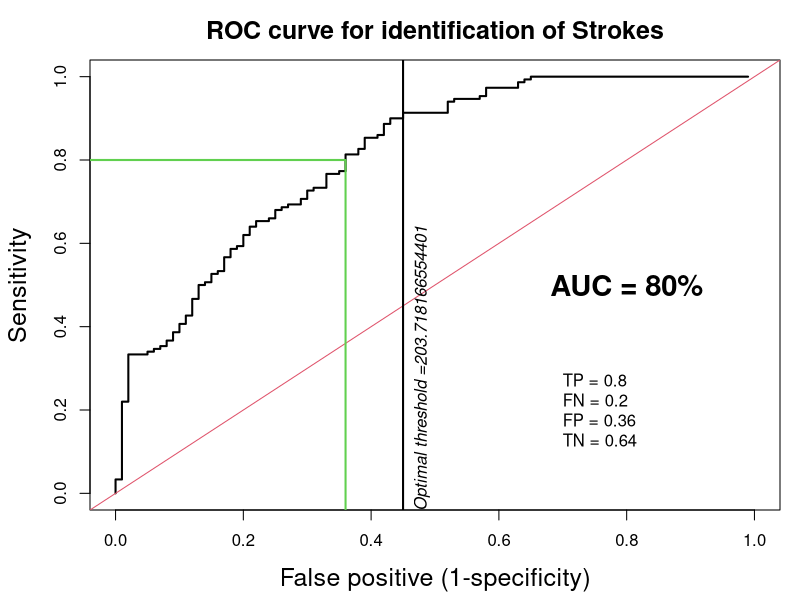
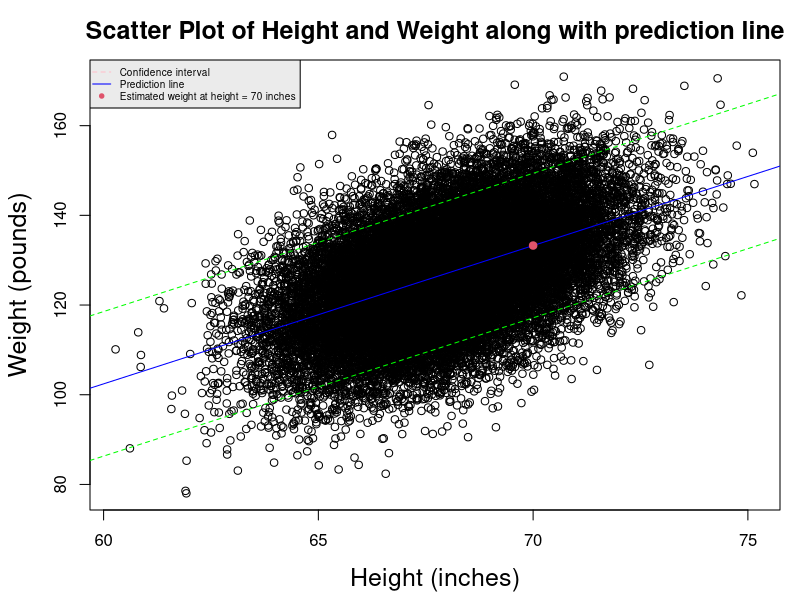
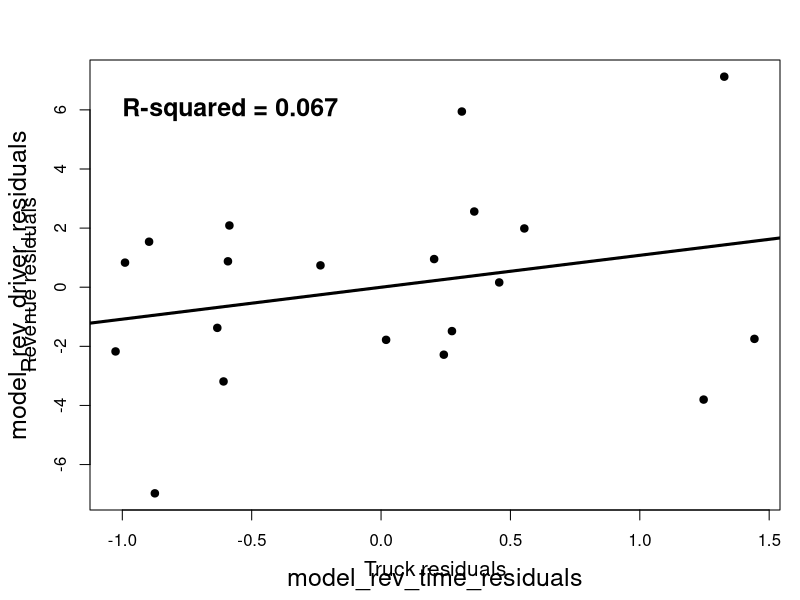
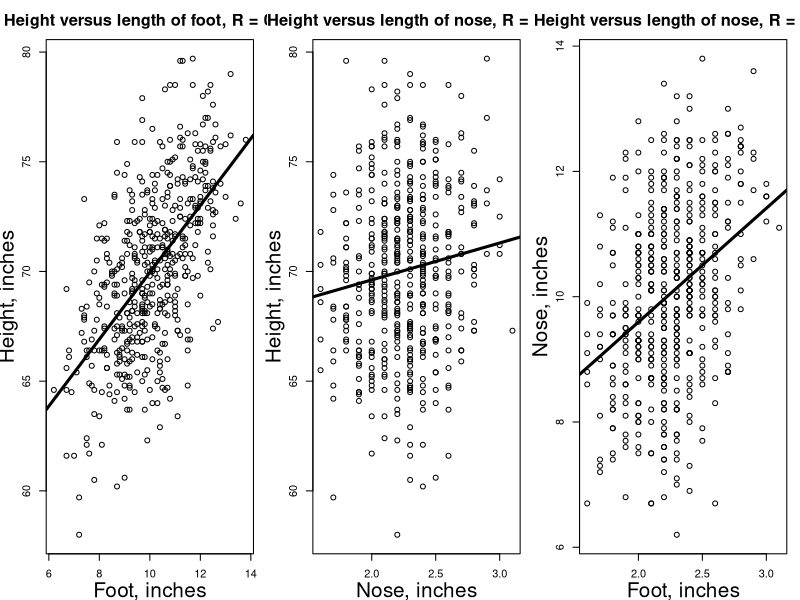
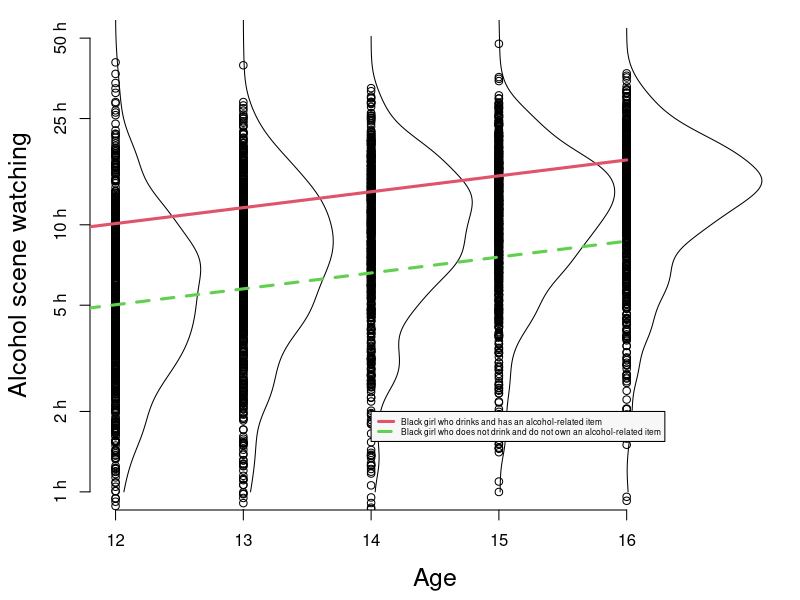

These charts were generated, in order, by the following R code:
## ---- chunk 1
knitr::opts_chunk$set(echo = TRUE)
## ---- chunk 2
# plot binormal ROC
# do log-transformation, show the actual value at the optimal value on the plot
# import data and set-up

n=100
X=exp(rnorm(n,mean=1,sd=.1))*75
Y=exp(rnorm(1.5*n,mean=.9,sd=.08))*75
nY=rep(0,1.5*n)
nX = rep(1, n)

X_data = data.frame(cbind(nX, X))
names(X_data) = c('n', 'val')
Y_data = data.frame(cbind(nY, Y))
names(Y_data) = c('n', 'val')

data <- rbind(X_data, Y_data)
a = data$n
b = data$val

par(mfrow = c(1, 1), mar = c(4.5, 4.5, 3, 1), cex.main = 1.5, cex.lab = 1.5)
n = length(a)
ind = rep(0, n)
ind[a == 0] = 1
XY = data$val
ind = ind[order(XY)]
XY = XY[order(XY)]
sens = comp.spec = rep(0, n)
AUC = 0

for (i in 1:n) {
sens[i] = sum(XY < XY[i] & ind == 1)/sum(ind == 1)
comp.spec[i] = sum(XY < XY[i] & ind == 0)/sum(ind == 0)
if (i > 1)
AUC = AUC + sens[i] * (comp.spec[i] - comp.spec[i - 1])
}
plot(comp.spec, sens, type = "s", xlim = c(0, 1), ylim = c(0, 1), xlab = "False positive (1-specificity)",
ylab = "Sensitivity", lwd = 2, main = "ROC curve for identification of Strokes")
segments(-1, -1, 2, 2, col = 2)
text(0.8, 0.5, paste("AUC = ", round(AUC * 100), "%", sep = ""), cex = 1.75,
font = 2)
a = abs(sens - 0.8)

c.8 = mean(comp.spec[a == min(a)])
lines(x = c(-1, c.8, c.8), y = c(0.8, 0.8, -2), col = 3, lwd = 2)
text(0.7, 0.2, paste("TP =", 0.8, "\nFN =", 1 - 0.8, "\nFP =", round(c.8, 2), "\nTN =", 1 - round(c.8, 2)), cex = 1, adj = 0)
th.8 = 10**mean(XY[a == min(a)])
print(paste("FP.8=", c.8, " Th.8=", th.8, "thousand dollars"))
tot.cost = rep(NA, n)
for (i in 1:n) {
sens[i] = sum(XY < XY[i] & ind == 1)/sum(ind == 1)
comp.spec[i] = sum(XY < XY[i] & ind == 0)/sum(ind == 0)
tot.cost[i] = 50 * (1 - sens[i]) + 25 * comp.spec[i]
}
iopt = which(tot.cost == min(tot.cost))
opt.inc = XY[iopt]
print(paste("Optimal threshold =", opt.inc))
segments(comp.spec[iopt], -1, comp.spec[iopt], 2, lwd = 2)
text(comp.spec[iopt] + 0.03, 0.3, paste("Optimal threshold =", opt.inc, "",
sep = ""), srt = 90, cex = 1, font = 3)
## ---- chunk 3
# import data
hw_data <- read.csv('HeightWeight.csv')
head(hw_data)

# in this case, Y = weight, X = height, with x = 70 inches
cond_mean <- function(y, X, x) {
  mean_X = mean(X)
  std_X = sqrt(var(X))
  mean_y = mean(y)
  std_y = sqrt(var(y))
  corr_coef = cor(y, X)
  return (mean_y + corr_coef*(std_y/std_X)*(x-mean_X))
}

estimated_weight = cond_mean(hw_data$Weight.Pounds., hw_data$Height.Inches., 70)
estimated_weight_1above = cond_mean(hw_data$Weight.Pounds., hw_data$Height.Inches., 71)
slope=(estimated_weight_1above-estimated_weight)/1
estimated_inter = cond_mean(hw_data$Weight.Pounds., hw_data$Height.Inches., 0)
RO=cor(hw_data$Weight.Pounds., hw_data$Height.Inches.)
a<-sqrt((1-RO)*(sd(hw_data$Weight.Pounds.)^2))
b<-a*1.96
upper<-(estimated_inter+b)
lower<-(estimated_inter-b)

paste('Estimated weight of Korean individual with height of 70 inches is', round(estimated_weight, 3), 'pounds.')

plot(hw_data$Height.Inches., hw_data$Weight.Pounds.,
     xlab = 'Height (inches)',
     ylab = 'Weight (pounds)',
     main = 'Scatter Plot of Height and Weight along with prediction line')

# linear prediction line
abline(estimated_inter,slope, col = "blue")

# confidence interval
abline(upper,slope, col = "green", lty=2)
abline(lower,slope, col = "green", lty=2)
points(70, estimated_weight, pch=19, col=2)
legend('topleft', 
       c('Confidence interval', 'Prediction line', 
         'Estimated weight at height = 70 inches'),
       bg='gray92',
       lty=c(2, 1, NA),
       pch=c(NA, NA, 19),
       col=c('pink', 'blue', 2),
       cex=0.6
       )
## ---- chunk 4
# import data
truck_data <- read.csv('truckR.data.csv')
truck_data$driver_id = 1:nrow(truck_data)
head(truck_data)

# linear regression on revenue given time
model_rev_time_residuals = lm(truc.dr ~ driver_id,data=truck_data)$residuals
# linear regression on revenue given number of truck drivers
model_rev_driver_residuals = lm(revenue ~ driver_id,data=truck_data)$residuals

plot(model_rev_time_residuals, model_rev_driver_residuals, cex=1, pch=19)
abline(lsfit(x=model_rev_time_residuals,y=model_rev_driver_residuals),lwd=3)
mtext(side=1,"Truck residuals",cex=1.25,line=2.5)
mtext(side=2,"Revenue residuals",cex=1.25,line=2.5)
r2=cor(model_rev_time_residuals,model_rev_driver_residuals)**2
text(-1,6,paste("R-squared =",round(r2,3)),adj=0,font=2,cex=1.5)
## ---- chunk 5
da=read.csv("HeightFootNose.csv")
par(mfrow=c(1,3),mar=c(3.5,3.5,3,1))

# foot vs height
plot(da$Foot,da$Height,xlab="",ylab="")
title(paste("Height versus length of foot, R =",round(cor(da$Foot,da$Height),2)))
mtext(side=1,"Foot, inches",cex=1.25,line=2.5)
mtext(side=2,"Height, inches",cex=1.25,line=2.25)
print(summary(lm(Height~Foot,data=da)))
abline(lsfit(x=da$Foot,y=da$Height),lwd=3)

# nose vs height
plot(da$Nose,da$Height,xlab="",ylab="")
title(paste("Height versus length of nose, R =",round(cor(da$Nose,da$Height),2)))
mtext(side=1,"Nose, inches",cex=1.25,line=2.5)
mtext(side=2,"Height, inches",cex=1.25,line=2.25)
print(summary(lm(Height~Nose,data=da)))
abline(lsfit(x=da$Nose,y=da$Height),lwd=3)

# nose vs foot
plot(da$Nose,da$Foot,xlab="",ylab="")
title(paste("Height versus length of nose, R =",round(cor(da$Nose,da$Foot),2)))
mtext(side=1,"Foot, inches",cex=1.25,line=2.5)
mtext(side=2,"Nose, inches",cex=1.25,line=2.25)
print(summary(lm(Nose~Foot,data=da)))
abline(lsfit(x=da$Nose,y=da$Foot),lwd=3)

# set foot and nose as predictors and height as dependent variable
print(summary(lm(Height~Foot+Nose,data=da)))
print(c(sd(da$Height),sd(da$Foot),sd(da$Nose)))

f=da$Foot-mean(da$Foot)
n=da$Nose-mean(da$Nose)
h=da$Height
print(summary(lm(h~f+n,data=da)))
## ---- chunk 6
kidsdrink_data <-read.csv("kidsdrink.csv")

d<-kidsdrink_data
d=cbind(d,log(1/60^2+d$alcm))
	names(d)[ncol(d)]="logalcm"
	o=lm(logalcm~drink+age+boy+race+alcbr+pared+inc+grade,data=d)
	print(summary(o))
	par(mfrow=c(1,1),mar=c(4.5,4.5,1,1),cex.lab=1.5)
	alab=c(1,2,5,10,25,50);lalab=log(alab)
	plot(d$age,d$logalcm,xlim=c(12,17),ylim=range(lalab),type="n",
	     axes=F,xlab="Age",ylab="Alcohol scene watching")
	axis(side=1,12:16)
	axis(side=2,at=lalab,labels=paste(alab,"h"),srt=90)
	for(a in 12:16)
	{
		da=d$logalcm[d$age==a];n=length(da)
		points(rep(a,n),da)
		den=density(da,from=0)
		lines(a+1.25*den$y,den$x)	
	}
	x=11:16
	a=coef(o)
	
	lines(x,a[1]+a[2]+a[3]*x+a[6]+a[7]+a[8],col=2,lwd=3)
	lines(x,a[1]+a[3]*x+a[7]+a[8],col=3,lwd=3,lty=2)
	legend(14,log(2),c("Black girl who drinks and has an alcohol-related item",
	                     "Black girl who does not drink and do not own an alcohol-related item"),col=2:3,lwd=3,lty=1:2,bg="gray97",cex=0.5)
